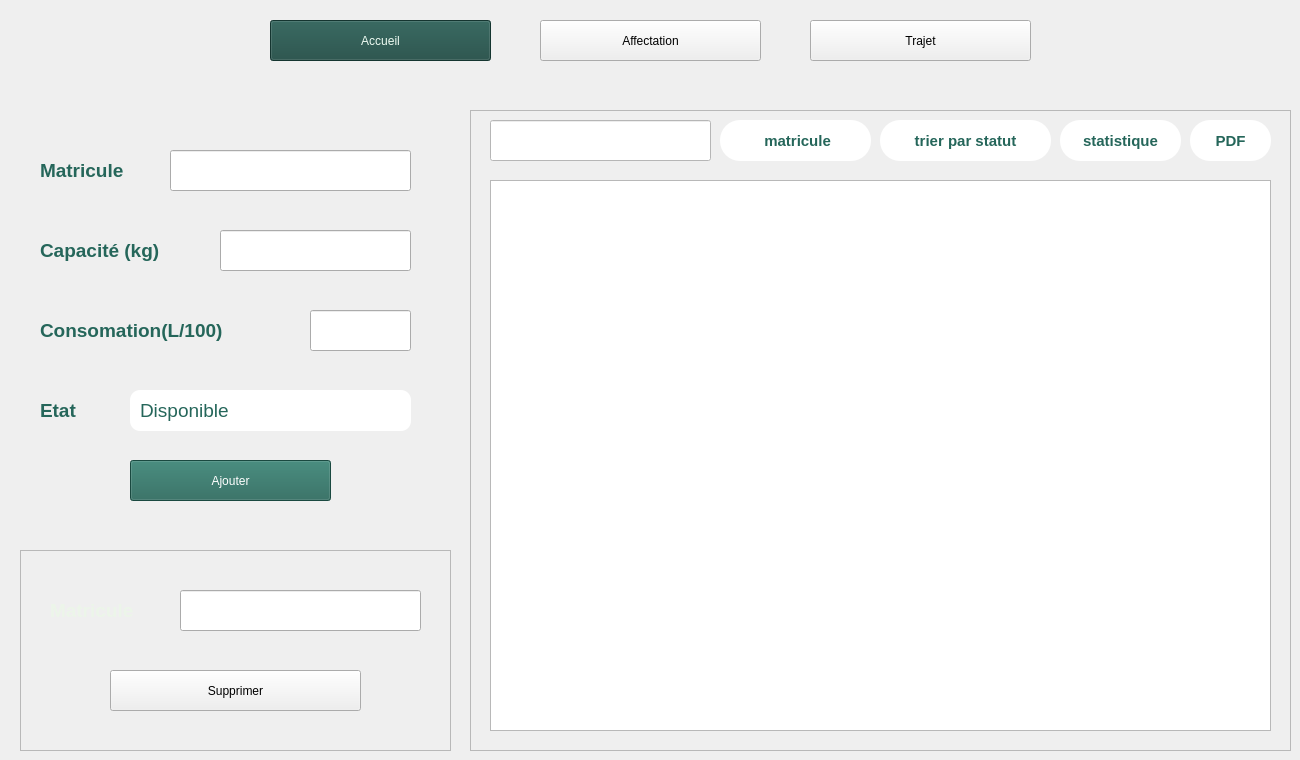
      <widget class="QWidget" name="crudCamPage">
       <property name="styleSheet">
        <string notr="true">#crudAccCamBtn{
	color:#eefbf2;
	background-color:#1d4a43;
}</string>
       </property>
       <widget class="QPushButton" name="crudMet1CamBtn">
        <property name="geometry">
         <rect>
          <x>540</x>
          <y>20</y>
          <width>221</width>
          <height>41</height>
         </rect>
        </property>
        <property name="cursor">
         <cursorShape>PointingHandCursor</cursorShape>
        </property>
        <property name="text">
         <string>Affectation</string>
        </property>
       </widget>
       <widget class="QPushButton" name="crudMet2CamBtn">
        <property name="geometry">
         <rect>
          <x>810</x>
          <y>20</y>
          <width>221</width>
          <height>41</height>
         </rect>
        </property>
        <property name="cursor">
         <cursorShape>PointingHandCursor</cursorShape>
        </property>
        <property name="text">
         <string>Trajet</string>
        </property>
       </widget>
       <widget class="QPushButton" name="crudAccCamBtn">
        <property name="geometry">
         <rect>
          <x>270</x>
          <y>20</y>
          <width>221</width>
          <height>41</height>
         </rect>
        </property>
        <property name="text">
         <string>Accueil</string>
        </property>
       </widget>
       <widget class="QFrame" name="tabCamFrame">
        <property name="geometry">
         <rect>
          <x>470</x>
          <y>110</y>
          <width>821</width>
          <height>641</height>
         </rect>
        </property>
        <property name="styleSheet">
         <string notr="true">QPushButton{
	color: rgba(37, 102, 90, 255);;
	background-color:#ffffff ;
	font-family:&quot;Segoe&quot;,sans-serif;
	font-size: 11pt;
	font-weight:bold;
	border-radius:20px;
}
QPushButton:hover{
	color:#060504;
	background-color:#bdf7a3;
}

QPushButton:pressed{
	color:#060504;
	background-color:rgb(99, 129, 85);
}

</string>
        </property>
        <property name="frameShape">
         <enum>QFrame::Shape::StyledPanel</enum>
        </property>
        <property name="frameShadow">
         <enum>QFrame::Shadow::Raised</enum>
        </property>
        <widget class="QPushButton" name="triCamBtn">
         <property name="geometry">
          <rect>
           <x>410</x>
           <y>10</y>
           <width>171</width>
           <height>41</height>
          </rect>
         </property>
         <property name="cursor">
          <cursorShape>PointingHandCursor</cursorShape>
         </property>
         <property name="styleSheet">
          <string notr="true"/>
         </property>
         <property name="text">
          <string>trier par statut</string>
         </property>
        </widget>
        <widget class="QPushButton" name="rechCamBtn">
         <property name="geometry">
          <rect>
           <x>250</x>
           <y>10</y>
           <width>151</width>
           <height>41</height>
          </rect>
         </property>
         <property name="cursor">
          <cursorShape>PointingHandCursor</cursorShape>
         </property>
         <property name="styleSheet">
          <string notr="true"/>
         </property>
         <property name="text">
          <string> matricule</string>
         </property>
         <property name="icon">
          <iconset resource="sidebarRessources.qrc">
           <normaloff>:/images/sideBarImage/output-smallpngtools (1).png</normaloff>:/images/sideBarImage/output-smallpngtools (1).png</iconset>
         </property>
        </widget>
        <widget class="QPushButton" name="statCamBtn">
         <property name="geometry">
          <rect>
           <x>590</x>
           <y>10</y>
           <width>121</width>
           <height>41</height>
          </rect>
         </property>
         <property name="cursor">
          <cursorShape>PointingHandCursor</cursorShape>
         </property>
         <property name="styleSheet">
          <string notr="true"/>
         </property>
         <property name="text">
          <string>statistique</string>
         </property>
        </widget>
        <widget class="QLineEdit" name="rechCamInp">
         <property name="geometry">
          <rect>
           <x>20</x>
           <y>10</y>
           <width>221</width>
           <height>41</height>
          </rect>
         </property>
         <property name="styleSheet">
          <string notr="true">background-color:#ffffff;</string>
         </property>
         <property name="text">
          <string/>
         </property>
        </widget>
        <widget class="QPushButton" name="pdfCamBtn">
         <property name="geometry">
          <rect>
           <x>720</x>
           <y>10</y>
           <width>81</width>
           <height>41</height>
          </rect>
         </property>
         <property name="cursor">
          <cursorShape>PointingHandCursor</cursorShape>
         </property>
         <property name="styleSheet">
          <string notr="true"/>
         </property>
         <property name="text">
          <string>PDF</string>
         </property>
        </widget>
        <widget class="QTableView" name="tableCam">
         <property name="geometry">
          <rect>
           <x>20</x>
           <y>70</y>
           <width>781</width>
           <height>551</height>
          </rect>
         </property>
         <property name="cursor" stdset="0">
          <cursorShape>IBeamCursor</cursorShape>
         </property>
         <attribute name="horizontalHeaderMinimumSectionSize">
          <number>37</number>
         </attribute>
         <attribute name="horizontalHeaderDefaultSectionSize">
          <number>156</number>
         </attribute>
         <attribute name="verticalHeaderVisible">
          <bool>false</bool>
         </attribute>
        </widget>
       </widget>
       <widget class="QWidget" name="addCamWidget" native="true">
        <property name="geometry">
         <rect>
          <x>20</x>
          <y>110</y>
          <width>421</width>
          <height>421</height>
         </rect>
        </property>
        <property name="styleSheet">
         <string notr="true">
QLabel{
	background-color:transparent;
	color:rgba(37, 102, 90, 255);;
	font-size:14pt;
	font-family:&quot;Segoe&quot;;
	font-weight:bold;
	
}
QComboBox{
	background-color:#ffffff;
	border-radius:10px;
	padding:10px;
	font-size:14pt;
	font-family:&quot;Segoe&quot;;
	color:rgba(37, 102, 90, 255);;
}
QComboBox::drop-down {
    border: none;
    width: 35px;
    border-bottom-left-radius: 20px;
    border-bottom-right-radius: 20px;
}

QComboBox QAbstractItemView {
    background-color: white;
    border: 2px solid #3498db;
    border-radius: 6px;
    selection-background-color: #3498db;
    selection-color: white;
    outline: none;
    padding: 5px;
	color:rgb(29, 74, 67);
}



#addCamBtn{
	background-color:rgba(37, 102, 90, 255);;
	color:#ffffff;
}

#addCamBtn:hover{
	color:#ffffff;
	background-color:rgb(50, 130, 117);
}

#addCamBtn:pressed{
	color:#060504;
	background-color:rgb(40, 103, 93);
}</string>
        </property>
        <widget class="QLineEdit" name="matCamInp">
         <property name="geometry">
          <rect>
           <x>150</x>
           <y>40</y>
           <width>241</width>
           <height>41</height>
          </rect>
         </property>
         <property name="text">
          <string/>
         </property>
        </widget>
        <widget class="QLabel" name="matCamLab">
         <property name="geometry">
          <rect>
           <x>20</x>
           <y>40</y>
           <width>111</width>
           <height>41</height>
          </rect>
         </property>
         <property name="text">
          <string>Matricule</string>
         </property>
        </widget>
        <widget class="QLabel" name="capCamLab">
         <property name="geometry">
          <rect>
           <x>20</x>
           <y>120</y>
           <width>161</width>
           <height>41</height>
          </rect>
         </property>
         <property name="text">
          <string>Capacité (kg)</string>
         </property>
        </widget>
        <widget class="QLineEdit" name="capCamInp">
         <property name="geometry">
          <rect>
           <x>200</x>
           <y>120</y>
           <width>191</width>
           <height>41</height>
          </rect>
         </property>
         <property name="text">
          <string/>
         </property>
        </widget>
        <widget class="QLabel" name="conCamLab">
         <property name="geometry">
          <rect>
           <x>20</x>
           <y>200</y>
           <width>251</width>
           <height>41</height>
          </rect>
         </property>
         <property name="text">
          <string>Consomation(L/100)</string>
         </property>
        </widget>
        <widget class="QLineEdit" name="conCamInp">
         <property name="geometry">
          <rect>
           <x>290</x>
           <y>200</y>
           <width>101</width>
           <height>41</height>
          </rect>
         </property>
         <property name="text">
          <string/>
         </property>
        </widget>
        <widget class="QLabel" name="etaCamLab">
         <property name="geometry">
          <rect>
           <x>20</x>
           <y>280</y>
           <width>71</width>
           <height>41</height>
          </rect>
         </property>
         <property name="text">
          <string>Etat</string>
         </property>
        </widget>
        <widget class="QComboBox" name="etaCamInp">
         <property name="geometry">
          <rect>
           <x>110</x>
           <y>280</y>
           <width>281</width>
           <height>41</height>
          </rect>
         </property>
         <item>
          <property name="text">
           <string>Disponible</string>
          </property>
         </item>
         <item>
          <property name="text">
           <string>Occupé</string>
          </property>
         </item>
         <item>
          <property name="text">
           <string>Maintenance</string>
          </property>
         </item>
        </widget>
        <widget class="QPushButton" name="addCamBtn">
         <property name="geometry">
          <rect>
           <x>110</x>
           <y>350</y>
           <width>201</width>
           <height>41</height>
          </rect>
         </property>
         <property name="cursor">
          <cursorShape>PointingHandCursor</cursorShape>
         </property>
         <property name="text">
          <string>Ajouter</string>
         </property>
        </widget>
       </widget>
       <widget class="QFrame" name="delCamFrame">
        <property name="geometry">
         <rect>
          <x>20</x>
          <y>550</y>
          <width>431</width>
          <height>201</height>
         </rect>
        </property>
        <property name="styleSheet">
         <string notr="true">QLabel{
	background-color:transparent;
	color:rgb(236, 245, 233);
	font-size:14pt;
	font-family:&quot;Segoe&quot;;
	font-weight:bold;
}
</string>
        </property>
        <property name="frameShape">
         <enum>QFrame::Shape::StyledPanel</enum>
        </property>
        <property name="frameShadow">
         <enum>QFrame::Shadow::Raised</enum>
        </property>
        <widget class="QLineEdit" name="delCamInp">
         <property name="geometry">
          <rect>
           <x>160</x>
           <y>40</y>
           <width>241</width>
           <height>41</height>
          </rect>
         </property>
         <property name="text">
          <string/>
         </property>
        </widget>
        <widget class="QLabel" name="delCamLab">
         <property name="geometry">
          <rect>
           <x>30</x>
           <y>40</y>
           <width>111</width>
           <height>41</height>
          </rect>
         </property>
         <property name="text">
          <string>Matricule</string>
         </property>
        </widget>
        <widget class="QPushButton" name="delCamBtn">
         <property name="geometry">
          <rect>
           <x>90</x>
           <y>120</y>
           <width>251</width>
           <height>41</height>
          </rect>
         </property>
         <property name="cursor">
          <cursorShape>PointingHandCursor</cursorShape>
         </property>
         <property name="text">
          <string>Supprimer</string>
         </property>
        </widget>
       </widget>
      </widget>
